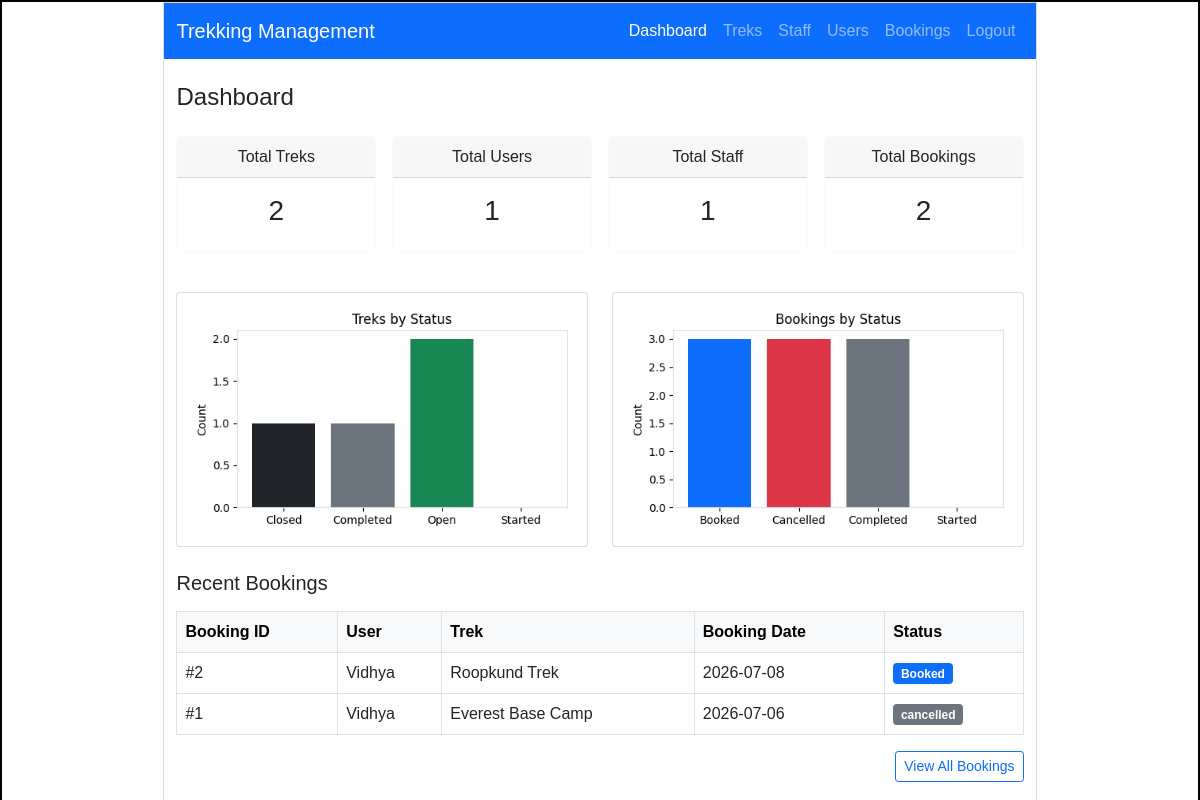
The app's page /admin/dashboard (signed in), older data.
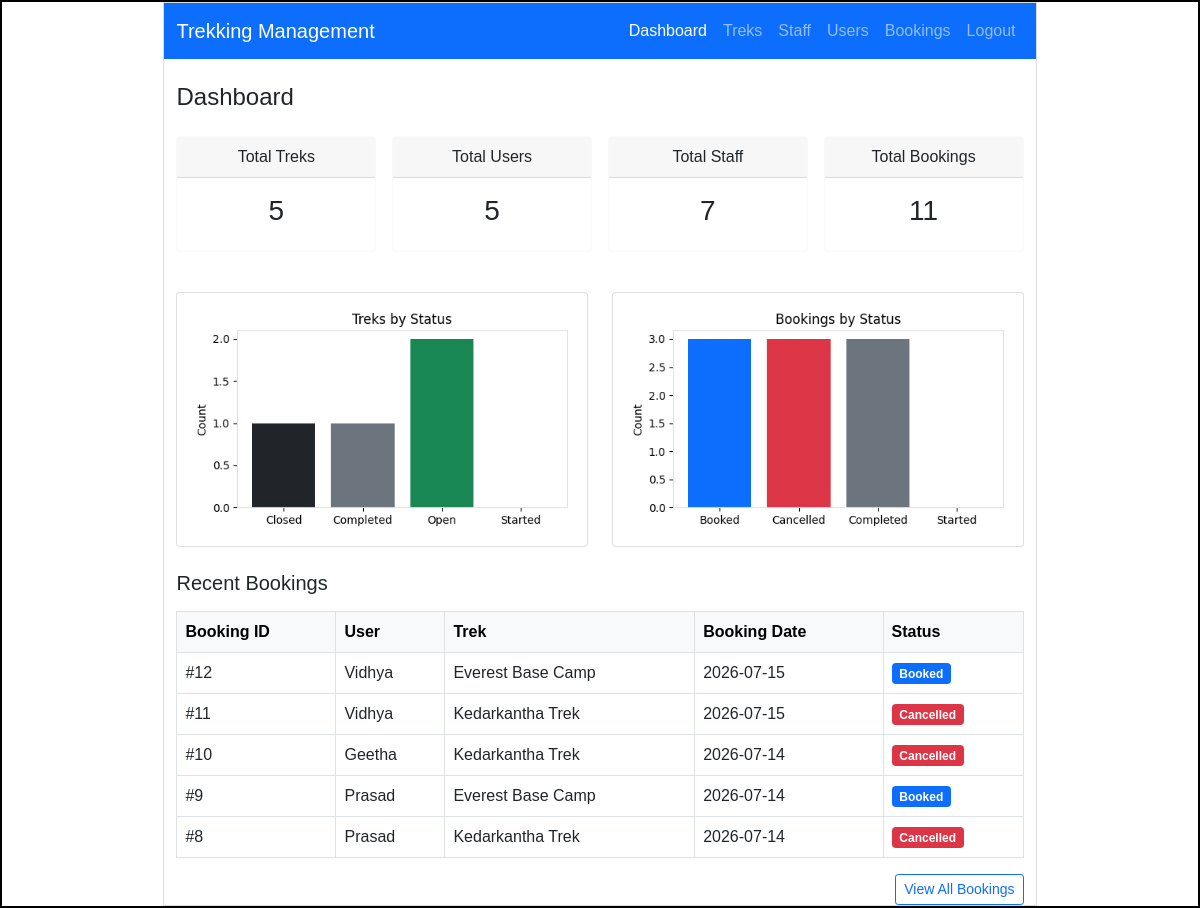
The same page, newer data.
### models.py (models this page shows)
class Booking(db.Model):
    __tablename__ = "booking"
    id = db.Column(db.Integer  , primary_key = True)
    booking_date = db.Column(db.Date, default=date.today)
    booking_status = db.Column(db.String(20),nullable=False,default = "Booked")
    payment_status = db.Column(db.String(20),nullable=False,default="Pending")
    user_id = db.Column(db.Integer,db.ForeignKey("user.id"), nullable=False) # many
    trek_id = db.Column(db.Integer,db.ForeignKey("trek.id") , nullable=False)
    __table_args__ = (db.UniqueConstraint('user_id','trek_id',name='unique_user_trek'),)

class User(db.Model):
    __tablename__ = "user"
    id = db.Column(db.Integer  , primary_key = True)
    name = db.Column(db.String() , nullable=False)
    email=db.Column(db.String(), unique = True , nullable=False )
    password = db.Column(db.String() , nullable=False)
    phone = db.Column(db.String(15) , nullable=False ,unique = True)
    role = db.Column(db.String(), nullable=False , default='trekker')
    is_blacklisted = db.Column(db.Boolean , nullable= False , default = False)
    bookings = db.relationship( "Booking" ,backref = "user",lazy=True) # One User -> Many Bookings
    staff_profile = db.relationship("Staff_Profile",backref = "user",uselist=False,lazy=True)

class Trek(db.Model):
    __tablename__ = "trek"
    id = db.Column(db.Integer  , primary_key = True)
    trek_name = db.Column(db.String() , nullable = False)
    location = db.Column(db.String(100),nullable=False)
    difficulty = db.Column(db.String(20),nullable=False)
    duration = db.Column(db.Integer,nullable=False)
    available_slots = db.Column(db.Integer,nullable=False)
    trek_status = db.Column(db.String(20),nullable=False,default = "Pending")
    start_date = db.Column(db.Date,nullable=False)
    end_date = db.Column(db.Date,nullable=False)
    description = db.Column(db.Text)
    staff_id = db.Column(db.Integer,db.ForeignKey("staff_profile.id"), nullable = True)
    bookings = db.relationship("Booking",backref = "trek",lazy=True) # One Trek -> Many Bookings

### app.py (the view)
@app.route("/admin/dashboard")
@role_required("admin")
def admin_dashboard():
    total_treks     = Trek.query.count()
    total_users     = User.query.filter_by(role="trekker").count()
    total_staff     = Staff_Profile.query.filter_by(approved=True).count()
    total_bookings  = Booking.query.count()
    recent_bookings = Booking.query.order_by(Booking.id.desc()).limit(5).all()
    trek_status_counts = dict(
        db.session.query(Trek.trek_status, db.func.count(Trek.id))
                  .group_by(Trek.trek_status).all()
    )
    for status in ("Open", "Started", "Completed", "Closed"):
        trek_status_counts.setdefault(status, 0)
    booking_status_counts = dict(
        db.session.query(Booking.booking_status, db.func.count(Booking.id))
                  .group_by(Booking.booking_status).all()
    )
    for status in ("Booked", "Started", "Cancelled", "Completed"):
        booking_status_counts.setdefault(status, 0)
    trek_chart = make_status_chart(trek_status_counts, "Treks by Status", "chart_admin_treks.png")
    booking_chart = make_status_chart(booking_status_counts, "Bookings by Status", "chart_admin_bookings.png")
    return render_template("admin_dashboard.html",
                           total_treks=total_treks,
                           total_users=total_users,
                           total_staff=total_staff,
                           total_bookings=total_bookings,
                           recent_bookings=recent_bookings,
                           trek_chart=trek_chart,
                           booking_chart=booking_chart)

### app.py (called while the page is built)
def make_status_chart(counts, title, filename):
    if not counts or sum(counts.values()) == 0:
        return None
    labels = list(counts.keys())
    values = list(counts.values())
    colors = [CHART_COLORS.get(label, "#0d6efd") for label in labels]
    os.makedirs("static", exist_ok=True)
    plt.figure(figsize=(5, 3))
    plt.bar(labels, values, color=colors)
    plt.title(title)
    plt.ylabel("Count")
    for spine in plt.gca().spines.values():
        spine.set_edgecolor("#dee2e6")
    plt.tight_layout()
    save_path = os.path.join("static", filename)
    plt.savefig(save_path)
    plt.close()
    return f"/static/{filename}"

def role_required(*roles):
    def decorator(f):
        @wraps(f)
        def wrapper(*args, **kwargs):
            if 'user_id' not in session:
                flash("Please log in to continue.", "warning")
                return redirect(url_for("login"))
            if session.get('role') not in roles:
                flash("You don't have access to that page.", "warning")
                return _redirect_to_own_area()
            return f(*args, **kwargs)
        return wrapper
    return decorator

### templates/admin_dashboard.html (shortened to what this page needs)
<!DOCTYPE html>
<html lang="en">
<head>
    <link rel="stylesheet" href="{{ url_for('static', filename='style.css') }}">
    <link href="https://cdn.jsdelivr.net/npm/bootstrap@5.0.2/dist/css/bootstrap.min.css" rel="stylesheet">
</head>
<body>
    <div id="main">
        <div id="canvas">
            <nav class="navbar navbar-expand-lg navbar-dark bg-primary">
                <div class="container-fluid">
                    <a class="navbar-brand" href="/admin/dashboard">Trekking Management</a>
                    <div class="navbar-nav ms-auto">
                        <a class="nav-link active" href="/admin/dashboard">Dashboard</a>
                        <a class="nav-link" href="/admin/treks">Treks</a>
                        <a class="nav-link" href="/admin/staff">Staff</a>
                        <a class="nav-link" href="/admin/users">Users</a>
                        <a class="nav-link" href="/admin/bookings">Bookings</a>
                        <a class="nav-link" href="/logout">Logout</a>
                    </div>
                </div>
            </nav>
            <div class="container mt-4">
                <h4 class="mb-4">Dashboard</h4>
                <div class="row g-3 mb-4">
                    <div class="col-md-3">
                        <div class="card border-light mb-3">
                            <div class="card-header text-center">Total Treks</div>
                            <div class="card-body">
                                <h3 class="card-title text-center">{{ total_treks }}</h3>
                            </div>
                        </div>
                    </div>
                    <div class="col-md-3">
                        <div class="card border-light mb-3">
                            <div class="card-header text-center">Total Users</div>
                            <div class="card-body">
                                <h3 class="card-title text-center">{{ total_users }}</h3>
                            </div>
                        </div>
                    </div>
                    <div class="col-md-3">
                        <div class="card border-light mb-3">
                            <div class="card-header text-center">Total Staff</div>
                            <div class="card-body">
                                <h3 class="card-title text-center">{{ total_staff }}</h3>
                            </div>
                        </div>
                    </div>
                    <div class="col-md-3">
                        <div class="card border-light mb-3">
                            <div class="card-header text-center">Total Bookings</div>
                            <div class="card-body">
                                <h3 class="card-title text-center">{{ total_bookings }}</h3>
                            </div>
                        </div>
                    </div>
                </div>
                {% if trek_chart or booking_chart %}
                <div class="row mb-4">
                    {% if trek_chart %}
                    <div class="col-md-6">
                        <div class="card p-2">
                            <img src="{{ trek_chart }}" alt="Treks by Status" class="img-fluid">
                        </div>
                    </div>
                    {% endif %}
                    {% if booking_chart %}
                    <div class="col-md-6">
                        <div class="card p-2">
                            <img src="{{ booking_chart }}" alt="Bookings by Status" class="img-fluid">
                        </div>
                    </div>
                    {% endif %}
                </div>
                {% endif %}
                <h5 class="mb-3">Recent Bookings</h5>
                {% if recent_bookings %}
                <table class="table table-bordered table-hover">
                    <thead class="table-light">
                        <tr>
                            <th>Booking ID</th>
                            <th>User</th>
                            <th>Trek</th>
                            <th>Booking Date</th>
                            <th>Status</th>
                        </tr>
                    </thead>
                    <tbody>
                        {% for booking in recent_bookings %}
                        <tr>
                            <td>#{{ booking.id }}</td>
                            <td>{{ booking.user.name }}</td>
                            <td>{{ booking.trek.trek_name }}</td>
                            <td>{{ booking.booking_date }}</td>
                            <td>
                                {% if booking.booking_status == "Booked" %}
                                    <span class="badge bg-primary">Booked</span>
                                {% elif booking.booking_status == "Cancelled" %}
                                    <span class="badge bg-danger">Cancelled</span>
                                {% elif booking.booking_status == "Completed" %}
                                    <span class="badge bg-success">Completed</span>
                                {% else %}
                                    <span class="badge bg-secondary">{{ booking.booking_status }}</span>
                                {% endif %}
                            </td>
                        </tr>
                        {% endfor %}
                    </tbody>
                </table>
                <div class="text-end">
                    <a href="/admin/bookings" class="btn btn-outline-primary btn-sm">View All Bookings</a>
                </div>
                {% else %}
                <div class="alert alert-info">No bookings yet.</div>
                {% endif %}
            </div>
        </div>
    </div>
</body>
</html>

### static/style.css (style rules this page uses)
* { margin:0px; font-family: Arial, Helvetica, sans-serif; }
#main { border:2px solid black; margin-top: 0px; }
#canvas { border:1px solid #dcdcdc; width:73%; height:700px; margin:auto; }
table { max-height: 20px; overflow-y: auto; }

### templates/admin_dashboard.html (style rules this page uses)
#canvas { height: auto; min-height: 800px; }

Row changes from the older to the newer data that the page shows:
no longer on this page (row edited): Booking: id "2", user.name "Vidhya", trek.trek_name "Roopkund Trek", booking_date "2026-07-08", booking_status "Booked"
removed Booking: id "1", user.name "Vidhya", trek.trek_name "Everest Base Camp", booking_date "2026-07-06", booking_status "cancelled"
added Booking: id "12", user.name "Vidhya", trek.trek_name "Everest Base Camp", booking_date "2026-07-15", booking_status "Booked"
added Booking: id "11", user.name "Vidhya", trek.trek_name "Kedarkantha Trek", booking_date "2026-07-15", booking_status "Cancelled"
added Booking: id "10", user.name "Geetha", trek.trek_name "Kedarkantha Trek", booking_date "2026-07-14", booking_status "Cancelled"
added Booking: id "9", user.name "Prasad", trek.trek_name "Everest Base Camp", booking_date "2026-07-14", booking_status "Booked"
added Booking: id "8", user.name "Prasad", trek.trek_name "Kedarkantha Trek", booking_date "2026-07-14", booking_status "Cancelled"
Text that changed along with them:
{{ total_treks }}: "2" → "5"
{{ total_users }}: "1" → "5"
{{ total_staff }}: "1" → "7"
{{ total_bookings }}: "2" → "11"
